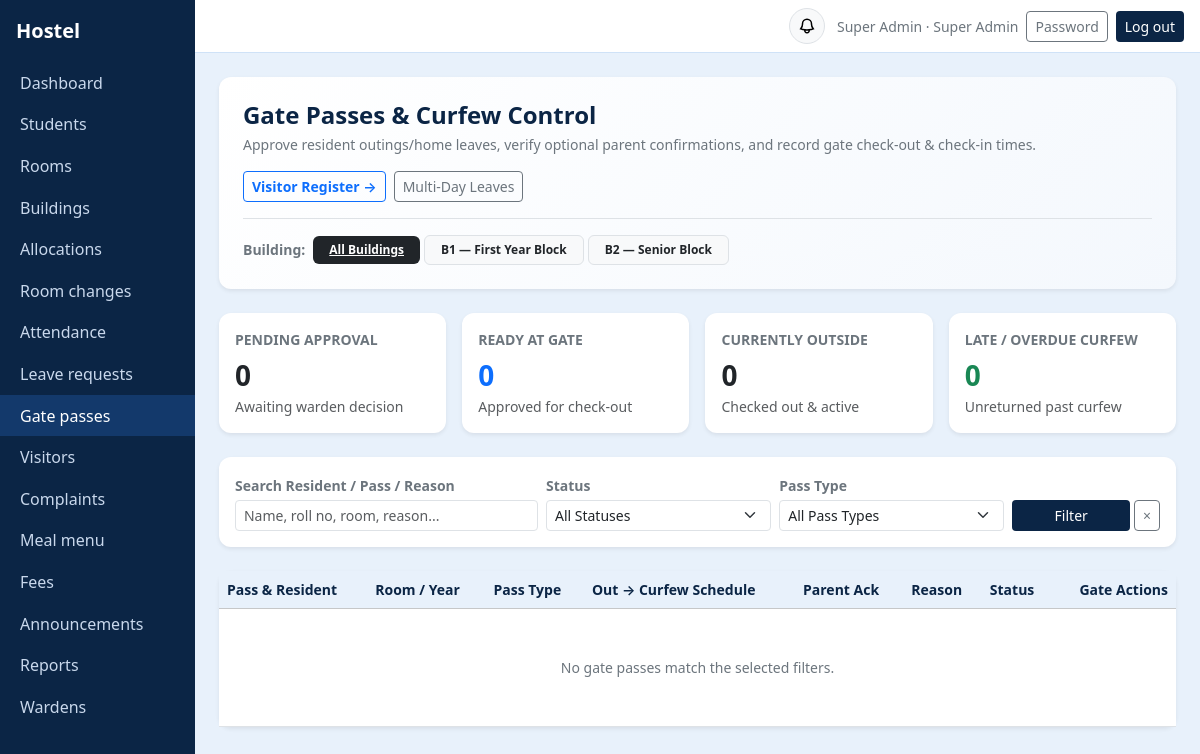
/gate/ (signed in), run on the app's committed database.
### core/models.py (models this page shows, shortened)
class User(AbstractUser):
    ROLES = [("admin", "Super Admin"), ("warden", "Warden"), ("student", "Student"), ("parent", "Parent")]
    role = models.CharField(max_length=10, choices=ROLES, default="student")
    phone = models.CharField(max_length=20, blank=True)
    must_change_password = models.BooleanField(default=False)
    assigned_building = models.ForeignKey(
        Building,
        null=True,
        blank=True,
        on_delete=models.SET_NULL,
        related_name="wardens",
        help_text="Leave empty for Head Warden (full cross-building access). Assign a building to lock this warden exclusively to that building.",
    )
    @property
    def scoped_building(self):
        return self.assigned_building if self.role == "warden" else None
    @property
    def warden_role_label(self):
        if self.role != "warden":
            return self.get_role_display()
        if self.assigned_building_id:
            return f"{self.assigned_building.name} Warden"
        return "Head Warden"
    @property
    def display_name(self):
        return self.get_full_name() or self.username

class Building(models.Model):
    YEAR_CHOICES = [(1, "1st Year"), (2, "2nd Year"), (3, "3rd Year"), (4, "4th Year")]
    name = models.CharField(max_length=100, unique=True)
    code = models.CharField(max_length=12, unique=True)
    description = models.CharField(max_length=255, blank=True)
    allowed_years = models.CharField(
        max_length=20,
        default="1,2,3,4",
        help_text="Comma-separated allowed academic years (e.g. '1' or '2,3,4')",
    )
    is_first_year_only = models.BooleanField("1st-Year Only (Anti-Ragging Block)", default=False)
    is_active = models.BooleanField(default=True)
    class Meta:
        ordering = ["code", "name"]

### core/views.py (the view, shortened to what this page needs)
# urls.py: path("gate/", v.gate_pass_list, name="gate_passes"),
@staff
def gate_pass_list(request):
    sync_overdue_gate_passes()
    buildings, active_building, is_building_locked = _get_building_scope(request)
    status_filter = (request.GET.get("status") or "").strip()
    type_filter = (request.GET.get("pass_type") or "").strip()
    q = (request.GET.get("q") or "").strip()
    all_passes = list(
        m.GatePass.objects.select_related("student__user", "approved_by")
        .prefetch_related(
            Prefetch("student__allocations", queryset=m.RoomAllocation.objects.filter(end_date__isnull=True).select_related("room__building"))
        )
    )
    if active_building:
        all_passes = [gp for gp in all_passes if _student_matches_building(gp.student, active_building)]
    pending_count = sum(1 for gp in all_passes if gp.status == "Pending")
    approved_count = sum(1 for gp in all_passes if gp.status == "Approved")
    out_count = sum(1 for gp in all_passes if gp.status in ("Checked Out", "Late") and gp.actual_return_at is None)
    late_active_count = sum(1 for gp in all_passes if gp.is_curfew_overdue)
    passes = all_passes
    if status_filter == "Late":
        passes = [gp for gp in passes if gp.effective_status == "Late"]
    elif status_filter:
        passes = [gp for gp in passes if gp.effective_status == status_filter]
    if type_filter:
        passes = [gp for gp in passes if gp.pass_type == type_filter]
    for gp in passes:
        gp.status_badge = badge(gp.effective_status)
    return show(
        request,
        "gate_passes",
        passes=passes,
        pending_count=pending_count,
        approved_count=approved_count,
        out_count=out_count,
        late_active_count=late_active_count,
        filter_status=status_filter,
        filter_type=type_filter,
        filter_q=q,
        buildings=buildings,
        active_building=active_building,
        is_building_locked=is_building_locked,
    )

### core/templates/core/gate_passes.html (shortened to what this page needs)
{% extends "core/base.html" %}{% block content %}
<div class="card p-4 mb-4 bg-white border-0 shadow-sm" style="background: linear-gradient(135deg, #ffffff 0%, #f4f8fd 100%);">
  <div class="d-flex flex-wrap justify-content-between align-items-center gap-3">
    <div>
      <div class="d-flex flex-wrap align-items-center gap-2 mb-1">
        <h4 class="mb-0 fw-bold" style="color:var(--navy);">Gate Passes &amp; Curfew Control</h4>
      </div>
      <div class="text-secondary small">
        Approve resident outings/home leaves, verify optional parent confirmations, and record gate check-out &amp; check-in times.
      </div>
    </div>
    <div class="d-flex flex-wrap gap-2">
      <a href="{% url 'visitors' %}{% if active_building %}?building={{ active_building.code }}{% endif %}" class="btn btn-sm btn-outline-primary fw-semibold">
        Visitor Register &rarr;
      </a>
      <a href="{% url 'leaves' %}{% if active_building %}?building={{ active_building.code }}{% endif %}" class="btn btn-sm btn-outline-secondary">
        Multi-Day Leaves
      </a>
    </div>
  </div>
  {% if buildings %}
    <div class="d-flex flex-wrap align-items-center gap-1 mt-3 pt-3 border-top">
      <span class="text-secondary small fw-semibold me-1">Building:</span>
      {% if not is_building_locked %}
        <a href="{% url 'gate_passes' %}?status={{ filter_status }}&pass_type={{ filter_type }}&q={{ filter_q }}"
           class="badge {% if not active_building %}text-bg-dark{% else %}text-bg-light border text-dark text-decoration-none{% endif %} py-2 px-3">
          All Buildings
        </a>
      {% endif %}
      {% for bld in buildings %}
        {% if not is_building_locked or active_building.pk == bld.pk %}
          <a href="{% url 'gate_passes' %}?building={{ bld.code }}&status={{ filter_status }}&pass_type={{ filter_type }}&q={{ filter_q }}"
             class="badge {% if active_building and active_building.pk == bld.pk %}text-bg-primary{% else %}text-bg-light border text-dark text-decoration-none{% endif %} py-2 px-3">
            {{ bld.code }} &mdash; {{ bld.name }}
          </a>
        {% endif %}
      {% endfor %}
    </div>
  {% endif %}
</div>
<div class="row g-3 mb-4">
  <div class="col-6 col-md-3">
    <div class="card p-3 h-100 bg-white border-0 shadow-sm">
      <div class="text-secondary small fw-semibold text-uppercase">Pending Approval</div>
      <div class="fs-3 fw-bold text-warning text-dark mt-1">{{ pending_count }}</div>
      <div class="text-muted small">Awaiting warden decision</div>
    </div>
  </div>
  <div class="col-6 col-md-3">
    <div class="card p-3 h-100 bg-white border-0 shadow-sm">
      <div class="text-secondary small fw-semibold text-uppercase">Ready at Gate</div>
      <div class="fs-3 fw-bold text-primary mt-1">{{ approved_count }}</div>
      <div class="text-muted small">Approved for check-out</div>
    </div>
  </div>
  <div class="col-6 col-md-3">
    <div class="card p-3 h-100 bg-white border-0 shadow-sm">
      <div class="text-secondary small fw-semibold text-uppercase">Currently Outside</div>
      <div class="fs-3 fw-bold text-dark mt-1">{{ out_count }}</div>
      <div class="text-muted small">Checked out &amp; active</div>
    </div>
  </div>
  <div class="col-6 col-md-3">
    <div class="card p-3 h-100 bg-white shadow-sm {% if late_active_count > 0 %}border border-danger{% else %}border-0{% endif %}">
      <div class="{% if late_active_count > 0 %}text-danger{% else %}text-secondary{% endif %} small fw-semibold text-uppercase">Late / Overdue Curfew</div>
      <div class="fs-3 fw-bold {% if late_active_count > 0 %}text-danger{% else %}text-success{% endif %} mt-1">{{ late_active_count }}</div>
      <div class="text-muted small">Unreturned past curfew</div>
    </div>
  </div>
</div>
<div class="card p-3 mb-4 bg-white border-0 shadow-sm">
  <form method="get" class="row g-2 align-items-end">
    <div class="col-12 col-md-4">
      <label class="form-label small fw-semibold text-secondary mb-1">Search Resident / Pass / Reason</label>
      <input type="text" name="q" class="form-control form-control-sm" value="{{ filter_q }}" placeholder="Name, roll no, room, reason...">
    </div>
    <div class="col-6 col-md-3">
      <label class="form-label small fw-semibold text-secondary mb-1">Status</label>
      <select name="status" class="form-select form-select-sm" onchange="this.form.submit()">
        <option value="">All Statuses</option>
      </select>
    </div>
    <div class="col-6 col-md-3">
      <label class="form-label small fw-semibold text-secondary mb-1">Pass Type</label>
      <select name="pass_type" class="form-select form-select-sm" onchange="this.form.submit()">
        <option value="">All Pass Types</option>
      </select>
    </div>
    <div class="col-12 col-md-2 d-flex gap-1">
      <button type="submit" class="btn btn-sm btn-navy flex-grow-1">Filter</button>
      <a href="{% url 'gate_passes' %}{% if active_building %}?building={{ active_building.code }}{% endif %}" class="btn btn-sm btn-outline-secondary" title="Reset">&times;</a>
    </div>
  </form>
</div>
<div class="card border-0 shadow-sm bg-white">
  <div class="table-responsive">
    <table class="table table-hover align-middle mb-0 small">
      <thead class="table-light">
        <tr>
          <th>Pass &amp; Resident</th>
          <th>Room / Year</th>
          <th>Pass Type</th>
          <th>Out &rarr; Curfew Schedule</th>
          <th>Parent Ack</th>
          <th>Reason</th>
          <th>Status</th>
          <th class="text-end">Gate Actions</th>
        </tr>
      </thead>
      <tbody>
        {% for gp in passes %}
          <tr {% if gp.is_curfew_overdue %}class="table-danger"{% endif %}>
            <td>
              <div class="fw-bold text-dark">{{ gp.pass_code }} &middot; <a href="{% url 'student_detail' gp.student.pk %}" class="text-decoration-none text-dark">{{ gp.student.user.display_name }}</a></div>
              <div class="text-muted" style="font-size:0.74rem;">Roll: {{ gp.student.roll_no }}</div>
            </td>
            <td>
              {% if gp.student.room %}
                <span class="badge text-bg-light border text-dark">{{ gp.student.room }}</span>
              {% else %}
                <span class="badge text-bg-warning text-dark">Unallocated</span>
              {% endif %}
              <span class="badge text-bg-secondary">{{ gp.student.year_short }}</span>
            </td>
            <td><span class="badge text-bg-light border text-dark">{{ gp.get_pass_type_display }}</span></td>
            <td>
              <div><b>Out:</b> {{ gp.out_at|date:"d M, h:i A" }}</div>
              <div><b>Due:</b> {{ gp.expected_return_at|date:"d M, h:i A" }}</div>
              {% if gp.actual_return_at %}
                <div class="text-muted"><b>In:</b> {{ gp.actual_return_at|date:"d M, h:i A" }}</div>
              {% endif %}
            </td>
            <td>
              <span class="badge {% if gp.parent_ack == 'Confirmed' %}text-bg-success{% else %}text-bg-secondary-subtle text-secondary border{% endif %}">
                {{ gp.parent_ack }}
              </span>
            </td>
            <td>{{ gp.reason|truncatechars:45 }}</td>
            <td>
              {{ gp.status_badge }}
              {% if gp.overdue_display %}
                <div class="text-danger fw-bold mt-1" style="font-size:0.72rem;">{{ gp.overdue_display }}</div>
              {% endif %}
            </td>
            <td class="text-end text-nowrap">
              {% if gp.status == "Pending" %}
                <form method="post" action="{% url 'gate_pass_decide' gp.pk 'approve' %}" class="d-inline">
                  {% csrf_token %}
                  <button type="submit" class="btn btn-sm btn-success py-0 px-2">Approve</button>
                </form>
                <form method="post" action="{% url 'gate_pass_decide' gp.pk 'reject' %}" class="d-inline" onsubmit="return confirm('Reject gate pass {{ gp.pass_code }}?');">
                  {% csrf_token %}
                  <button type="submit" class="btn btn-sm btn-outline-danger py-0 px-2">Reject</button>
                </form>
              {% elif gp.status == "Approved" %}
                <form method="post" action="{% url 'gate_pass_checkout' gp.pk %}" class="d-inline">
                  {% csrf_token %}
                  <button type="submit" class="btn btn-sm btn-primary py-0 px-2 fw-semibold">Check Out</button>
                </form>
                <a href="{% url 'gate_pass_pdf' gp.pk %}" class="btn btn-sm btn-outline-secondary py-0 px-2">PDF</a>
              {% elif gp.status == "Checked Out" or gp.status == "Late" and not gp.actual_return_at %}
                <form method="post" action="{% url 'gate_pass_checkin' gp.pk %}" class="d-inline">
                  {% csrf_token %}
                  <button type="submit" class="btn btn-sm {% if gp.is_curfew_overdue %}btn-danger{% else %}btn-success{% endif %} py-0 px-2 fw-semibold">Check In</button>
                </form>
                <a href="{% url 'gate_pass_pdf' gp.pk %}" class="btn btn-sm btn-outline-secondary py-0 px-2">PDF</a>
              {% elif gp.status == "Returned" or gp.status == "Late" %}
                <a href="{% url 'gate_pass_pdf' gp.pk %}" class="btn btn-sm btn-outline-secondary py-0 px-2">PDF</a>
              {% endif %}
            </td>
          </tr>
        {% empty %}
          <tr>
            <td colspan="8" class="text-center text-secondary py-5">
              No gate passes match the selected filters.
            </td>
          </tr>
        {% endfor %}
      </tbody>
    </table>
  </div>
</div>
{% endblock %}

### core/templates/core/base.html (shortened to what this page needs)
{% load static %}<!doctype html>
<html lang="en"><head><meta charset="utf-8"><meta name="viewport" content="width=device-width, initial-scale=1">
<link href="https://cdn.jsdelivr.net/npm/bootstrap@5.3.3/dist/css/bootstrap.min.css" rel="stylesheet">
</head><body>
{% if user.is_authenticated and not hide_nav %}
<div class="d-flex">
 <nav class="sidebar py-3" id="sb"><div class="px-3 pb-3 text-white fs-5 fw-semibold">Hostel</div>
  {% for name, label in nav_items %}<a href="{% url name %}" {% if request.resolver_match.url_name == name or name == 'attendance' and request.resolver_match.url_name == 'attendance_history' or name == 'rooms' and request.resolver_match.url_name == 'room_detail' or name == 'students' and request.resolver_match.url_name == 'student_detail' %}class="active"{% endif %}>{{ label }}</a>{% endfor %}
 </nav>
 <div class="flex-grow-1">
  <div class="topbar d-flex align-items-center justify-content-between px-3 py-2">
   <div class="ms-auto d-flex align-items-center gap-2">
     <div class="dropdown me-1">
       <button class="btn btn-sm btn-light border position-relative rounded-circle p-2 d-flex align-items-center justify-content-center" style="width:36px; height:36px;" type="button" id="notifDropdown" data-bs-toggle="dropdown" aria-expanded="false" title="Notifications">
       </button>
     </div>
     <span class="text-secondary small d-none d-sm-inline">{{ user.display_name }} · {% if user.role == 'warden' %}{{ warden_role_label|default:user.get_role_display }}{% else %}{{ user.get_role_display }}{% endif %}</span>
     <a class="btn btn-sm btn-outline-secondary" href="{% url 'password' %}">Password</a>
     <form method="post" action="{% url 'logout' %}" class="d-inline">{% csrf_token %}<button class="btn btn-sm btn-navy">Log out</button></form>
   </div>
  </div>
  <main class="p-3 p-md-4">
{% else %}<main class="container py-4">{% endif %}
  {% block content %}{% endblock %}
 </main>
{% if user.is_authenticated and not hide_nav %}</div></div>{% endif %}
</body></html>

### data on the page
User: display_name "Super Admin", role "Super Admin"
Building: code "B1", name "First Year Block"
Building: code "B2", name "Senior Block"

### other printed values
{{ label }} "Dashboard" "Students" "Rooms" "Buildings" "Allocations" "Room changes" "Attendance" "Leave requests" "Gate passes" "Visitors" "Complaints" "Meal menu" "Fees" "Announcements" "Reports" "Wardens"
{{ pending_count }} "0"
{{ approved_count }} "0"
{{ out_count }} "0"
{{ late_active_count }} "0"
